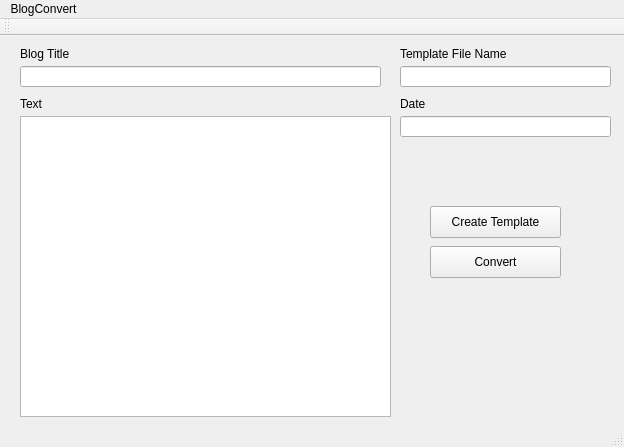
<?xml version="1.0" encoding="UTF-8"?>
<ui version="4.0">
 <class>MainWindow</class>
 <widget class="QMainWindow" name="MainWindow">
  <property name="geometry">
   <rect>
    <x>0</x>
    <y>0</y>
    <width>624</width>
    <height>447</height>
   </rect>
  </property>
  <property name="windowTitle">
   <string>MainWindow</string>
  </property>
  <widget class="QWidget" name="centralWidget">
   <widget class="QPlainTextEdit" name="plainTextEdit">
    <property name="geometry">
     <rect>
      <x>20</x>
      <y>80</y>
      <width>371</width>
      <height>301</height>
     </rect>
    </property>
   </widget>
   <widget class="QLineEdit" name="lineEdit">
    <property name="geometry">
     <rect>
      <x>400</x>
      <y>30</y>
      <width>211</width>
      <height>21</height>
     </rect>
    </property>
   </widget>
   <widget class="QLabel" name="label">
    <property name="geometry">
     <rect>
      <x>20</x>
      <y>60</y>
      <width>31</width>
      <height>16</height>
     </rect>
    </property>
    <property name="text">
     <string>Text</string>
    </property>
   </widget>
   <widget class="QPushButton" name="templateButton">
    <property name="geometry">
     <rect>
      <x>430</x>
      <y>170</y>
      <width>131</width>
      <height>32</height>
     </rect>
    </property>
    <property name="text">
     <string>Create Template</string>
    </property>
   </widget>
   <widget class="QPushButton" name="convertButton">
    <property name="geometry">
     <rect>
      <x>430</x>
      <y>210</y>
      <width>131</width>
      <height>32</height>
     </rect>
    </property>
    <property name="text">
     <string>Convert</string>
    </property>
   </widget>
   <widget class="QLabel" name="label_2">
    <property name="geometry">
     <rect>
      <x>400</x>
      <y>10</y>
      <width>131</width>
      <height>16</height>
     </rect>
    </property>
    <property name="text">
     <string>Template File Name</string>
    </property>
   </widget>
   <widget class="QLineEdit" name="lineEdit_2">
    <property name="geometry">
     <rect>
      <x>20</x>
      <y>30</y>
      <width>361</width>
      <height>21</height>
     </rect>
    </property>
   </widget>
   <widget class="QLabel" name="label_3">
    <property name="geometry">
     <rect>
      <x>20</x>
      <y>10</y>
      <width>60</width>
      <height>16</height>
     </rect>
    </property>
    <property name="text">
     <string>Blog Title</string>
    </property>
   </widget>
   <widget class="QLineEdit" name="lineEdit_3">
    <property name="geometry">
     <rect>
      <x>400</x>
      <y>80</y>
      <width>211</width>
      <height>21</height>
     </rect>
    </property>
   </widget>
   <widget class="QLabel" name="label_4">
    <property name="geometry">
     <rect>
      <x>400</x>
      <y>60</y>
      <width>60</width>
      <height>16</height>
     </rect>
    </property>
    <property name="text">
     <string>Date</string>
    </property>
   </widget>
  </widget>
  <widget class="QMenuBar" name="menuBar">
   <property name="geometry">
    <rect>
     <x>0</x>
     <y>0</y>
     <width>624</width>
     <height>22</height>
    </rect>
   </property>
   <widget class="QMenu" name="menuBlogConvert">
    <property name="title">
     <string>BlogConvert</string>
    </property>
   </widget>
   <addaction name="menuBlogConvert"/>
  </widget>
  <widget class="QToolBar" name="mainToolBar">
   <attribute name="toolBarArea">
    <enum>TopToolBarArea</enum>
   </attribute>
   <attribute name="toolBarBreak">
    <bool>false</bool>
   </attribute>
  </widget>
  <widget class="QStatusBar" name="statusBar"/>
 </widget>
 <layoutdefault spacing="6" margin="11"/>
 <resources/>
 <connections/>
</ui>
